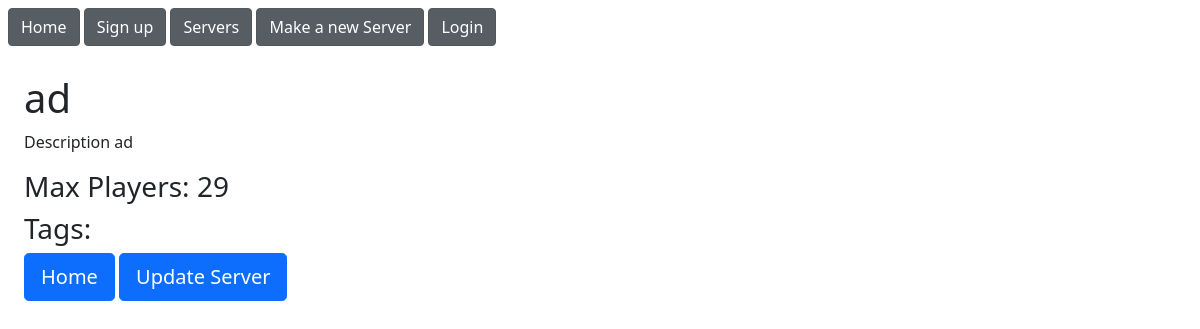
The app's page /server/1/, older data.
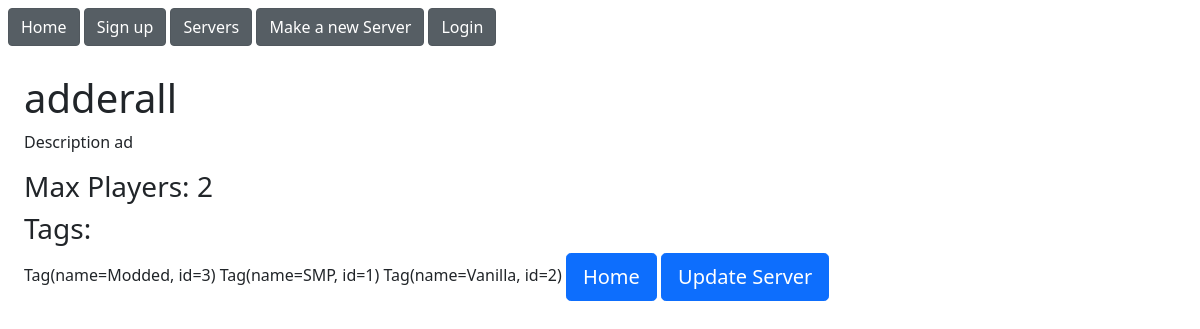
The same page, newer data.
### models.py (models this page shows, shortened)
  class Server(db.Model):
    __tablename__ = 'servers'
    id = db.Column(db.Integer, primary_key=True)
    name = db.Column(db.Unicode, nullable=False)
    description = db.Column(db.Unicode, nullable=True) #  nullable!
    docker_id = db.Column(db.Unicode, nullable=False)
    max_players = db.Column(db.Integer, nullable=False)
    port = db.Column(db.Integer, nullable=False)
    owner_id = db.Column(db.Integer, db.ForeignKey('users.id'), nullable=False)
    status = db.Column(db.Boolean, nullable=False, default=False)
    users = db.relationship('User', secondary=UserServerRole, back_populates='servers')
    roles = db.relationship(ServerRolePermission, backref='server')
    events = db.relationship(ServerEvent, backref='sever')
    tags = db.relationship('Tag', secondary=ServerTag, backref='server')

  class Tag(db.Model):
    __tablename__ = 'tags'
    id = db.Column(db.Integer, primary_key=True)
    name = db.Column(db.Unicode, nullable=False)
    def __str__(self):
      return f"Tag(name={self.name}, id={self.id})"

### app.py (the view, shortened to what this page needs)
@app.get('/server/<int:server_id>/')
def show_server(server_id):
  server = Server.query.filter_by(id=server_id).first()
  return render_template('server.html', server=server)

### templates/server.html (shortened to what this page needs)
{% extends "root.html" %}
{% block content %}
<div>
  <h1>{{server.name}}</h1>
  <p>Description {{server.description}}</p>
  <h3>Max Players: {{server.max_players}}</h3>
  <h3>Tags:</h3>
  {% for tag in server.tags %}
  <span>{{tag}}</span>
  {% endfor %}
  <a href="/"><button class="btn btn-primary btn-lg">Home</button></a>
  <a href="{{url_for('get_update_server', server_id=server.id)}}" class="btn btn-primary btn-lg">Update Server</a>
</div>
{% endblock %}

### templates/root.html (shortened to what this page needs)
<!doctype html>
<html lang="en">
<head>
    <link href="https://cdn.jsdelivr.net/npm/bootstrap@5.1.1/dist/css/bootstrap.min.css" rel="stylesheet"
>
</head>
<body>
  <nav>
    <div class="m-1 p-1">
      <a class='btn btn-secondary active' role="button" aria-pressed="true" href="/">Home</a>
      <a class='btn btn-secondary active' role="button" aria-pressed="true" href="/register/">Sign up</a>
      <a class='btn btn-secondary active' role="button" aria-pressed="true" href="/server/">Servers</a>
      <a class='btn btn-secondary active' role="button" aria-pressed="true" href="/server/create">Make a new Server</a>
      {% if session['logged-in'] %}
        <a class='btn btn-secondary active' role="button" aria-pressed="true" href="/account/">My Account</a>
        <a class='btn btn-danger active' role="button" aria-pressed="true" href="/log-out/">Log Out</a>
      {% else %}
        <a class='btn btn-secondary active' role="button" aria-pressed="true" href="/login/">Login</a>
      {% endif %}
    </div>
  </nav>
  <div class="m-4">
  {% block content %} {% endblock %}
</body>

Row changes from the older to the newer data that the page shows:
changed Server "ad": name "ad" → "adderall"; max_players "29" → "2"
now on this page (row unchanged): Tag: name+id "Tag(name=Modded, id=3)"
now on this page (row unchanged): Tag: name+id "Tag(name=SMP, id=1)"
now on this page (row unchanged): Tag: name+id "Tag(name=Vanilla, id=2)"
